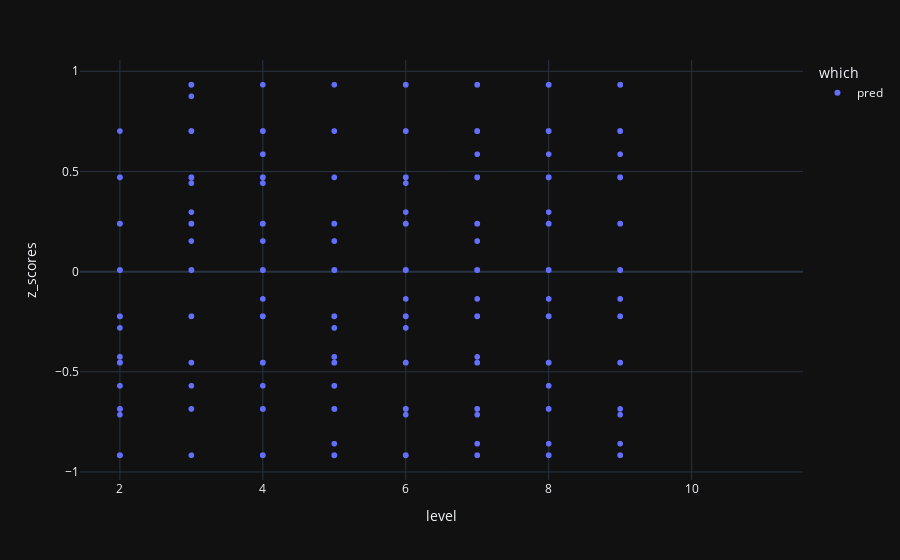

The notebook cell this image was saved under:
### Code cell
fig = px.scatter(clean, x="level", y="z_scores", color="which", hover_data=['sub_name', 'height'])
fig.show()

### Figure 1 — Plotly figure (JSON) as saved in the notebook; plotly's stock layout.template omitted (floating-point values rounded to 4 significant figures; data arrays with more than 128 entries replaced by an {"elided": "..."} marker saying what was removed)
{"data": [{"customdata": {"elided": "2177x2 mixed values"}, "hovertemplate": "which=pred<br>level=%{x}<br>z_scores=%{y}<br>sub_name=%{customdata[0]}<br>height=%{customdata[1]}<extra></extra>", "legendgroup": "pred", "marker": {"color": "#636efa", "symbol": "circle"}, "mode": "markers", "name": "pred", "showlegend": true, "x": {"elided": "2177 int values"}, "xaxis": "x", "y": {"elided": "2177 float values"}, "yaxis": "y", "type": "scattergl"}], "layout": {"xaxis": {"anchor": "y", "domain": [0.0, 1.0], "title": {"text": "level"}}, "yaxis": {"anchor": "x", "domain": [0.0, 1.0], "title": {"text": "z_scores"}}, "legend": {"title": {"text": "which"}, "tracegroupgap": 0}, "margin": {"t": 60}}}
